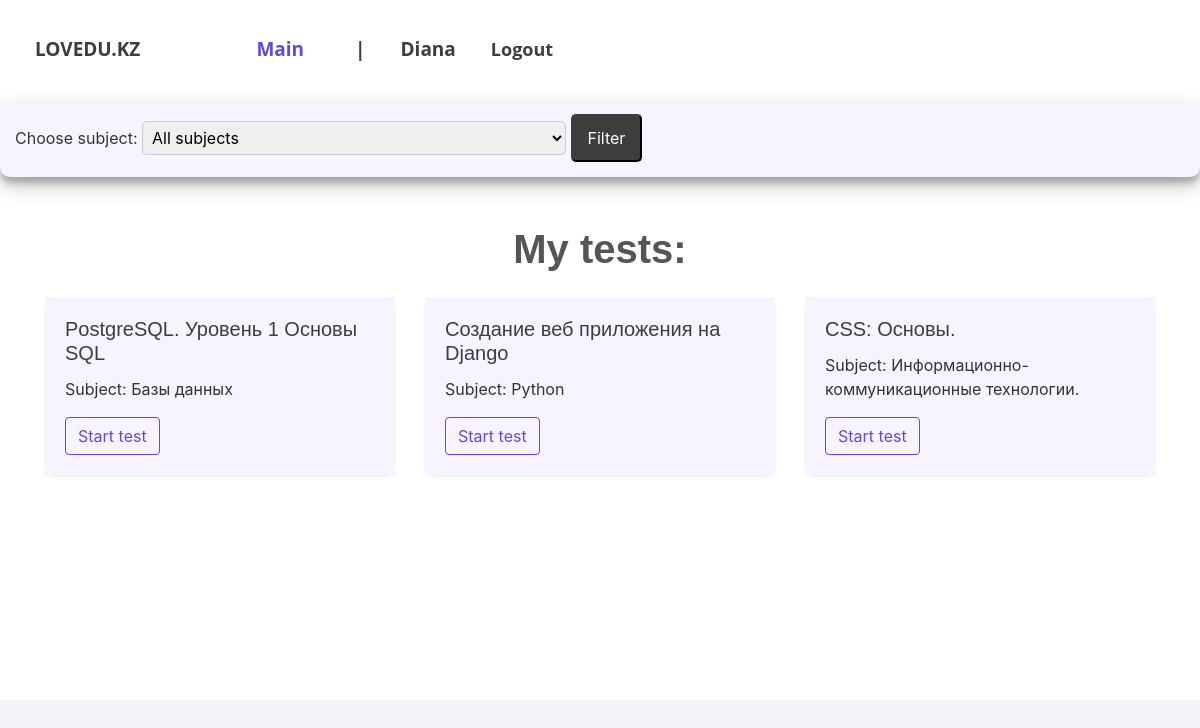
The app's page /home/ (signed in) with its own data.
### Quiz/models.py (models this page shows, shortened)
class CustomUser(AbstractUser):
    id = models.AutoField(primary_key=True)
    custom_groups = models.ManyToManyField(
        'CustomGroup',
        verbose_name=_('custom groups'),
        blank=True,
        help_text=_('The custom groups this user belongs to.'),
        related_name="custom_user_groups",
        related_query_name="custom_user",
    )
    user_permissions = models.ManyToManyField(
        Permission,
        verbose_name=_('user permissions'),
        blank=True,
        help_text=_('Specific permissions for this user.'),
        related_name="custom_user_permissions",
        related_query_name="user",
    )
    USER_TYPE_CHOICES = (
        (1, 'student'),
        (2, 'teacher'),
        (3, 'admin'),
    )
    subjects = models.ManyToManyField('Subject', related_name='users', blank=True)
    user_type = models.PositiveSmallIntegerField(choices=USER_TYPE_CHOICES, default=3)

class Test(models.Model):
    id = models.AutoField(primary_key=True, editable=False)
    title = models.CharField(max_length=200, null=True)
    description = models.TextField()
    time_create = models.DateTimeField(default=timezone.now, editable=False)
    time_start = models.DateTimeField(null=True, blank=True)
    time_update = models.DateTimeField(default=timezone.now)
    is_completed = models.BooleanField(default=False)
    start_time = models.DateTimeField(null=True, blank=True)
    end_time = models.DateTimeField(null=True, blank=True)
    subject = models.ForeignKey('Subject', on_delete=models.CASCADE, related_name='tests')
    group = models.ForeignKey('CustomGroup', on_delete=models.CASCADE, related_name='tests')
    is_published = models.BooleanField(default=False)

class Subject(models.Model):
    name = models.CharField(max_length=200, unique=True)
    description = models.TextField(null=True, blank=True)

### Quiz/views.py (the view)
# urls.py: path('home/', home, name='home'),
def home(request):
    selected_subject_id = request.GET.get('subject_id')
    if request.user.is_authenticated:
        group_ids = request.user.custom_groups.values_list('id', flat=True)
        if request.user.is_staff:
            tests = Test.objects.filter(group__id__in=group_ids)
        else:
            tests = Test.objects.filter(group__id__in=group_ids, is_published=True)
        if selected_subject_id:
            tests = tests.filter(subject_id=selected_subject_id)
    else:
        tests = Test.objects.none()
    subjects = Subject.objects.all()
    return render(request, 'Quiz/home.html', {'tests': tests, 'subjects': subjects})

### Quiz/templates/Quiz/home.html (shortened to what this page needs)
{% extends 'Quiz/dependencies.html' %}
{% load static %}
{% block content %}
<head>
    <link rel="stylesheet" href="{% static 'styles/home.css' %}">
</head>
<form method="get" action="{% url 'home' %}">
    <label for="subjectSelect">Choose subject:</label>
    <select id="subjectSelect" name="subject_id">
        <option value="">All subjects</option>
    </select>
    <button type="submit">Filter</button>
</form>
<div class="container mt-5">
    <h1 class="text-center mb-4">My tests:</h1>
    <div class="row">
      {% if tests %}
        {% for test in tests %}
          <div class="col-md-4 mb-3">
            <div class="card h-100 shadow-sm">
              <div class="card-body">
                <h5 class="card-title">{{ test.title }}</h5>
                <p class="subject-name">Subject: {{ test.subject.name }}</p>
                <a href="{% url 'start_test' test.id %}" class="btn btn-outline-primary">Start test</a>
              </div>
            </div>
          </div>
        {% endfor %}
      {% else %}
        <p>Tests not found.</p>
      {% endif %}
    </div>
</div>
{% endblock %}

### Quiz/templates/Quiz/navbar.html (shortened to what this page needs)
{% load static %}
<head>
     <link rel="stylesheet" href="{% static 'styles/style.css' %}">
</head>
	<section class="secmain">
  <div id="menu">
      <p>LOVEDU.KZ</p>
  <div class="separator">
      <a class="nav-link" href="{% url 'home' %}"><span class="main" >Main</span></a>
      <span>|</span>
      {% if user.is_authenticated %}
      <span class="greet">{{request.user}}</span>
      {% endif %}
  <span ><a  class="greet" href="{% url 'logout' %}">Logout</a></span>
  </div>
</div>

### static/styles/style.css (style rules this page uses)
#menu { display: flex; align-items: center; }
#menu p { margin: 35px; font-size: 19px; color: #3D3D3D; }
#menu p, #menu .separator { margin-right: 100px; font-family: 'Open Sans', sans-serif; font-weight: bold; color: #3D3D3D; }
#menu .separator, #menu img { margin-right: 600px; }
.separator { display: flex; align-items: center; }
.separator span { margin-right: 35px; font-size: 19px; }
.separator .main { color: #6246EA; }
.secmain { width: 100%; height: 700px; background-color: white; }

### static/styles/home.css (style rules this page uses)
body { background-color: #f4f4f9; color: #333; }
h1 { color: #555; font-weight: bold; font-family: 'Peace Sans', sans-serif; }
button { background-color: #3D3D3D; border-color: #3D3D3D; color: #ffffff; padding: 10px 15px; border-radius: 5px; cursor: pointer; }
form { background-color: #F8F4FF; padding: 15px; border-radius: 10px; box-shadow: 0 10px 20px rgba(0,0,0,0.19), 0 6px 6px rgba(0,0,0,0.23); margin-bottom: 20px; }
select { border-radius: 5px; padding: 5px; border: 1px solid #ccc; }
.card { transition: transform .2s; border: none; border-radius: 10px; box-shadow: 0 10px 20px rgba(0,0,0,0.19), 0 6px 6px rgba(0,0,0,0.23); }
.card-title { color: #3D3D3D; font-family: 'Peace Sans', sans-serif; }
.card-body { background-color: #F8F4FF }
.btn-outline-primary { border-color: #6246EA; color: #6246EA; }

### Quiz/templates/Quiz/navbar.html (style rules this page uses)
.greet { font-size: 18px; color: #3D3D3D; text-align: right; }

### records on screen
CustomUser: user "Diana"
Test: title "PostgreSQL. Уровень 1 Основы SQL", subject.name "Базы данных"
Test: title "Создание веб приложения на Django", subject.name "Python"
Test: title "CSS: Основы.", subject.name "Информационно-коммуникационные технологии."
